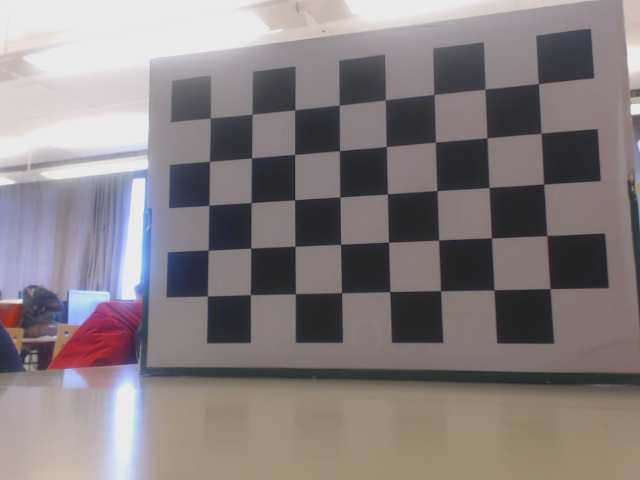
//> input picture TP4 -final proejct/src/calib1-L.png, 640 x 480 px
$ ./rectify3d calib1-L.png calib1-R.png   (built with g++ and OpenCV 4)
//> lines starting //> are read from the running program, lines starting //| are printed output that depends on the picture
#include <fstream>
#include <iostream>
#include "opencv2/highgui/highgui.hpp"
#include "opencv2/imgproc/imgproc.hpp"
#include "opencv2/calib3d/calib3d.hpp"

using namespace cv;
using namespace std;

vector<Point2f> chessPoints(Mat image){

  vector<Point2f> pointbuf;
  Size boardSize, imageSize;
  boardSize.width= 8;
  boardSize.height= 5;
  bool found;

  found = findChessboardCorners( image, boardSize, pointbuf,
                    CV_CALIB_CB_ADAPTIVE_THRESH | CV_CALIB_CB_FAST_CHECK | CV_CALIB_CB_NORMALIZE_IMAGE);

  return pointbuf;
}

Mat F2(Mat img1, Mat img2, Mat img3, Mat img4){

  vector<Point2f> points1=chessPoints(img1);
  vector<Point2f> points2=chessPoints(img2);

  vector<Point2f> points3=chessPoints(img3);
  vector<Point2f> points4=chessPoints(img4);

   vector<Point2f> points13;
   points13.reserve( points1.size() + points3.size() );
   points13.insert( points13.end(), points1.begin(), points1.end() );
   points13.insert( points13.end(), points3.begin(), points3.end() );

   vector<Point2f> points24;
   points24.reserve( points2.size() + points4.size() );
   points24.insert( points24.end(), points2.begin(), points2.end() );
   points24.insert( points24.end(), points4.begin(), points4.end() );


   Mat fundamental_matrix = findFundamentalMat(points13, points24, FM_RANSAC, 3, 0.99);
   for( int i = 0; i < fundamental_matrix.rows; i++){
       for( int j = 0; j < fundamental_matrix.cols; j++){
            cout << fundamental_matrix.at<double>(i,j) << endl;
       }
    }
  return  fundamental_matrix;
}

int main(int argc, char *argv[])
{
  Mat imLeft, imRight;
  Mat rectLeft, rectRight;

  imLeft= imread(argv[1], 1);
//> imLeft is the input picture: 480 rows x 640 cols, CV_8UC3; mean B, G, R 127.8, 126.6, 134.2
  imRight= imread(argv[2], 1);
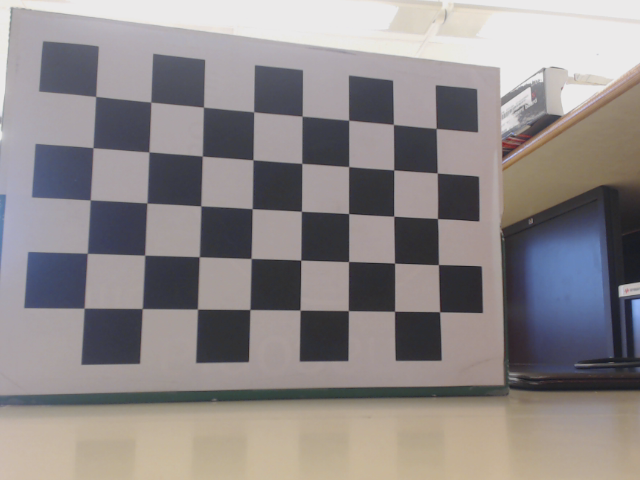
//> input picture TP4 -final proejct/src/calib1-R.png, 640 x 480 px
//> imRight is the input picture: 480 rows x 640 cols, CV_8UC3; mean B, G, R 136.2, 135.9, 141.5


  // ... add your code
  cvtColor(imLeft, imLeft, CV_BGR2GRAY);
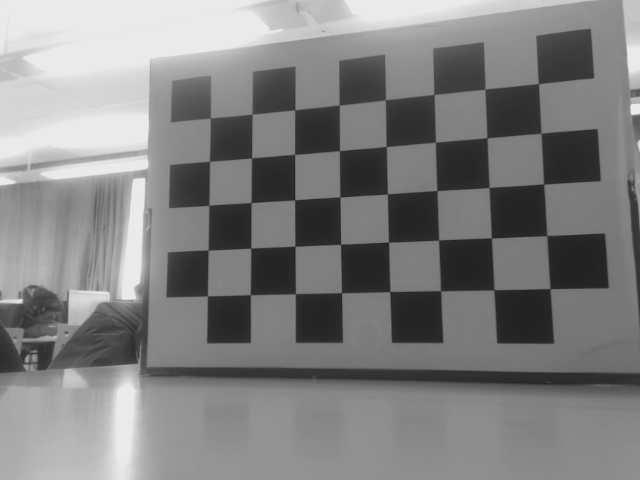
//> imLeft: 480 rows x 640 cols, CV_8UC1; min 30, max 235, mean 128.8
  cvtColor(imRight, imRight, CV_BGR2GRAY);
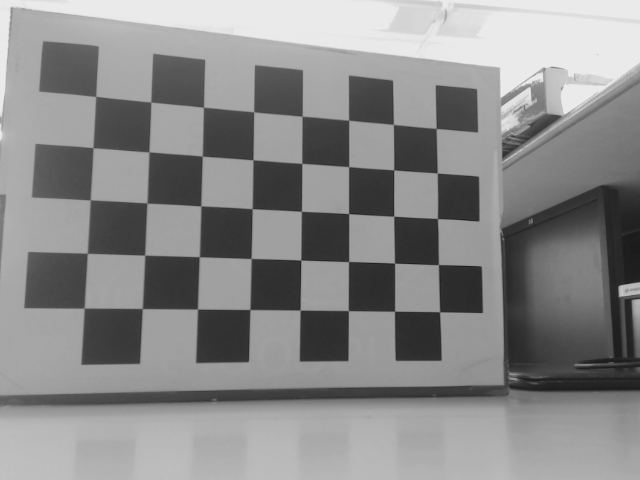
//> imRight: 480 rows x 640 cols, CV_8UC1; min 24, max 235, mean 137.5

   vector<Point2f> points1=chessPoints(imLeft);
//> in chessPoints, `found = findChessboardCorners( image, boardSize, pointbuf, CV_CALIB_CB..`: found = false; pointbuf = empty
   vector<Point2f> points2=chessPoints(imRight);
//> points2 = 40 Points (x, y), first 12: [95.57, 96.47], [150.4, 101.6], [203.6, 107.1], [253.3, 111.4], [302.2, 116.1], [348.7, 120.3], [393.5, 124.3], [436.2, 128.4], [92.36, 147.1], [148.6, 152.3], [201.9, 155.6], [253.2, 159.6]


   Mat img1 = imread( "calib1-L.png", 1 );
   Mat img2 = imread( "calib1-R.png", 1 );
   Mat img3 = imread( "calib2-L.png", 1 );
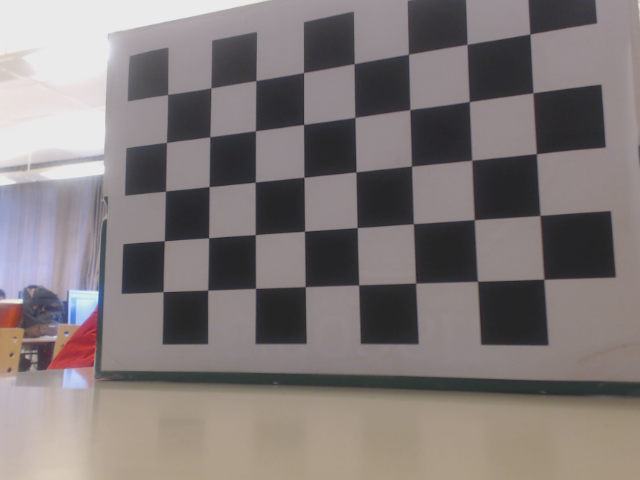
//> input picture TP4 -final proejct/src/calib2-L.png, 640 x 480 px
//> img3 is the input picture: 480 rows x 640 cols, CV_8UC3; mean B, G, R 121, 121.6, 129.4
   Mat img4 = imread( "calib2-R.png", 1 );//F2(img1,img2,img3,img4);/*
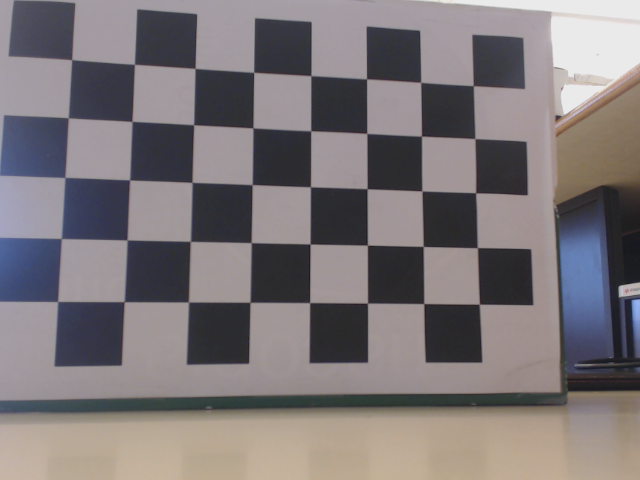
//> input picture TP4 -final proejct/src/calib2-R.png, 640 x 480 px
//> img4 is the input picture: 480 rows x 640 cols, CV_8UC3; mean B, G, R 120.5, 118.3, 124.7
//> (the run ends here: the program stops with an error, at `Mat fundamental_matrix = findFundamentalMat(points1, points2, FM_RANSA..`)
